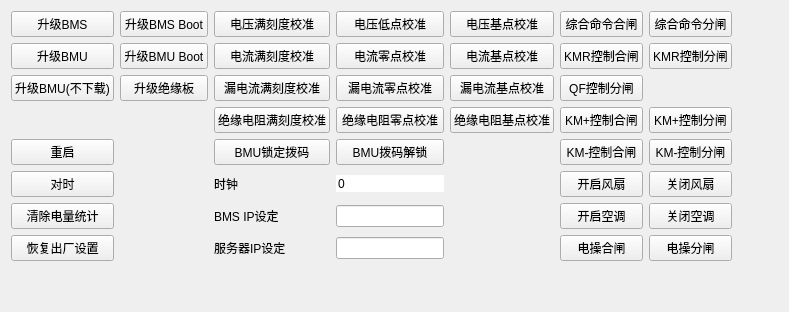
     <widget class="QWidget" name="tabCtrl">
      <attribute name="title">
       <string>系统控制</string>
      </attribute>
      <layout class="QGridLayout" name="gridLayout_6">
       <item row="4" column="3">
        <widget class="QPushButton" name="btnBMUUnlock">
         <property name="sizePolicy">
          <sizepolicy hsizetype="Preferred" vsizetype="Fixed">
           <horstretch>0</horstretch>
           <verstretch>0</verstretch>
          </sizepolicy>
         </property>
         <property name="text">
          <string>BMU拨码解锁</string>
         </property>
        </widget>
       </item>
       <item row="2" column="3">
        <widget class="QPushButton" name="btnIleakZeroAdj">
         <property name="sizePolicy">
          <sizepolicy hsizetype="Preferred" vsizetype="Fixed">
           <horstretch>0</horstretch>
           <verstretch>0</verstretch>
          </sizepolicy>
         </property>
         <property name="text">
          <string>漏电流零点校准</string>
         </property>
        </widget>
       </item>
       <item row="3" column="4">
        <widget class="QPushButton" name="btnRBaseAdj">
         <property name="sizePolicy">
          <sizepolicy hsizetype="Preferred" vsizetype="Fixed">
           <horstretch>0</horstretch>
           <verstretch>0</verstretch>
          </sizepolicy>
         </property>
         <property name="text">
          <string>绝缘电阻基点校准</string>
         </property>
        </widget>
       </item>
       <item row="0" column="7" rowspan="8">
        <spacer name="horizontalSpacer_2">
         <property name="orientation">
          <enum>Qt::Horizontal</enum>
         </property>
         <property name="sizeHint" stdset="0">
          <size>
           <width>40</width>
           <height>20</height>
          </size>
         </property>
        </spacer>
       </item>
       <item row="3" column="2">
        <widget class="QPushButton" name="btnRFullAdj">
         <property name="sizePolicy">
          <sizepolicy hsizetype="Preferred" vsizetype="Fixed">
           <horstretch>0</horstretch>
           <verstretch>0</verstretch>
          </sizepolicy>
         </property>
         <property name="text">
          <string>绝缘电阻满刻度校准</string>
         </property>
        </widget>
       </item>
       <item row="7" column="0">
        <widget class="QPushButton" name="btnResetDef">
         <property name="sizePolicy">
          <sizepolicy hsizetype="Preferred" vsizetype="Fixed">
           <horstretch>0</horstretch>
           <verstretch>0</verstretch>
          </sizepolicy>
         </property>
         <property name="text">
          <string>恢复出厂设置</string>
         </property>
        </widget>
       </item>
       <item row="2" column="1">
        <widget class="QPushButton" name="btnUpBMU_2">
         <property name="sizePolicy">
          <sizepolicy hsizetype="Preferred" vsizetype="Fixed">
           <horstretch>0</horstretch>
           <verstretch>0</verstretch>
          </sizepolicy>
         </property>
         <property name="text">
          <string>升级绝缘板</string>
         </property>
         <property name="default">
          <bool>false</bool>
         </property>
         <property name="flat">
          <bool>false</bool>
         </property>
        </widget>
       </item>
       <item row="8" column="0" colspan="8">
        <spacer name="verticalSpacer_3">
         <property name="orientation">
          <enum>Qt::Vertical</enum>
         </property>
         <property name="sizeHint" stdset="0">
          <size>
           <width>20</width>
           <height>40</height>
          </size>
         </property>
        </spacer>
       </item>
       <item row="2" column="0">
        <widget class="QPushButton" name="btnUpBMU">
         <property name="sizePolicy">
          <sizepolicy hsizetype="Preferred" vsizetype="Fixed">
           <horstretch>0</horstretch>
           <verstretch>0</verstretch>
          </sizepolicy>
         </property>
         <property name="text">
          <string>升级BMU(不下载)</string>
         </property>
         <property name="default">
          <bool>false</bool>
         </property>
         <property name="flat">
          <bool>false</bool>
         </property>
        </widget>
       </item>
       <item row="2" column="4">
        <widget class="QPushButton" name="btnIleakBaseAdj">
         <property name="sizePolicy">
          <sizepolicy hsizetype="Preferred" vsizetype="Fixed">
           <horstretch>0</horstretch>
           <verstretch>0</verstretch>
          </sizepolicy>
         </property>
         <property name="text">
          <string>漏电流基点校准</string>
         </property>
        </widget>
       </item>
       <item row="7" column="2">
        <widget class="QLabel" name="label_91">
         <property name="text">
          <string>服务器IP设定</string>
         </property>
        </widget>
       </item>
       <item row="1" column="1">
        <widget class="QPushButton" name="btnDownBMUBoot">
         <property name="sizePolicy">
          <sizepolicy hsizetype="Preferred" vsizetype="Fixed">
           <horstretch>0</horstretch>
           <verstretch>0</verstretch>
          </sizepolicy>
         </property>
         <property name="text">
          <string>升级BMU Boot</string>
         </property>
        </widget>
       </item>
       <item row="3" column="3">
        <widget class="QPushButton" name="btnRZeroAdj">
         <property name="sizePolicy">
          <sizepolicy hsizetype="Preferred" vsizetype="Fixed">
           <horstretch>0</horstretch>
           <verstretch>0</verstretch>
          </sizepolicy>
         </property>
         <property name="text">
          <string>绝缘电阻零点校准</string>
         </property>
        </widget>
       </item>
       <item row="6" column="2">
        <widget class="QLabel" name="label">
         <property name="text">
          <string>BMS IP设定</string>
         </property>
        </widget>
       </item>
       <item row="0" column="2">
        <widget class="QPushButton" name="btnUfullAdj">
         <property name="sizePolicy">
          <sizepolicy hsizetype="Preferred" vsizetype="Fixed">
           <horstretch>0</horstretch>
           <verstretch>0</verstretch>
          </sizepolicy>
         </property>
         <property name="text">
          <string>电压满刻度校准</string>
         </property>
        </widget>
       </item>
       <item row="1" column="3">
        <widget class="QPushButton" name="btnIZeroAdj">
         <property name="sizePolicy">
          <sizepolicy hsizetype="Preferred" vsizetype="Fixed">
           <horstretch>0</horstretch>
           <verstretch>0</verstretch>
          </sizepolicy>
         </property>
         <property name="text">
          <string>电流零点校准</string>
         </property>
        </widget>
       </item>
       <item row="4" column="0">
        <widget class="QPushButton" name="btnReboot">
         <property name="sizePolicy">
          <sizepolicy hsizetype="Preferred" vsizetype="Fixed">
           <horstretch>0</horstretch>
           <verstretch>0</verstretch>
          </sizepolicy>
         </property>
         <property name="text">
          <string>重启</string>
         </property>
        </widget>
       </item>
       <item row="0" column="1">
        <widget class="QPushButton" name="btnDownBMSBoot">
         <property name="sizePolicy">
          <sizepolicy hsizetype="Preferred" vsizetype="Fixed">
           <horstretch>0</horstretch>
           <verstretch>0</verstretch>
          </sizepolicy>
         </property>
         <property name="text">
          <string>升级BMS Boot</string>
         </property>
        </widget>
       </item>
       <item row="0" column="3">
        <widget class="QPushButton" name="btnUZeroAdj">
         <property name="sizePolicy">
          <sizepolicy hsizetype="Preferred" vsizetype="Fixed">
           <horstretch>0</horstretch>
           <verstretch>0</verstretch>
          </sizepolicy>
         </property>
         <property name="text">
          <string>电压低点校准</string>
         </property>
        </widget>
       </item>
       <item row="0" column="0">
        <widget class="QPushButton" name="btnDownBMS">
         <property name="sizePolicy">
          <sizepolicy hsizetype="Preferred" vsizetype="Fixed">
           <horstretch>0</horstretch>
           <verstretch>0</verstretch>
          </sizepolicy>
         </property>
         <property name="text">
          <string>升级BMS</string>
         </property>
        </widget>
       </item>
       <item row="2" column="2">
        <widget class="QPushButton" name="btnIleakFullAdj">
         <property name="sizePolicy">
          <sizepolicy hsizetype="Preferred" vsizetype="Fixed">
           <horstretch>0</horstretch>
           <verstretch>0</verstretch>
          </sizepolicy>
         </property>
         <property name="text">
          <string>漏电流满刻度校准</string>
         </property>
        </widget>
       </item>
       <item row="6" column="0">
        <widget class="QPushButton" name="btnClearEng">
         <property name="sizePolicy">
          <sizepolicy hsizetype="Preferred" vsizetype="Fixed">
           <horstretch>0</horstretch>
           <verstretch>0</verstretch>
          </sizepolicy>
         </property>
         <property name="text">
          <string>清除电量统计</string>
         </property>
        </widget>
       </item>
       <item row="6" column="3">
        <widget class="QLineEdit" name="lineEditIP">
         <property name="focusPolicy">
          <enum>Qt::StrongFocus</enum>
         </property>
         <property name="maxLength">
          <number>15</number>
         </property>
        </widget>
       </item>
       <item row="5" column="2">
        <widget class="QLabel" name="label_1">
         <property name="frameShape">
          <enum>QFrame::NoFrame</enum>
         </property>
         <property name="frameShadow">
          <enum>QFrame::Plain</enum>
         </property>
         <property name="text">
          <string>时钟</string>
         </property>
         <property name="textFormat">
          <enum>Qt::PlainText</enum>
         </property>
         <property name="scaledContents">
          <bool>false</bool>
         </property>
        </widget>
       </item>
       <item row="5" column="0">
        <widget class="QPushButton" name="btnTimeAdj">
         <property name="sizePolicy">
          <sizepolicy hsizetype="Preferred" vsizetype="Fixed">
           <horstretch>0</horstretch>
           <verstretch>0</verstretch>
          </sizepolicy>
         </property>
         <property name="text">
          <string>对时</string>
         </property>
        </widget>
       </item>
       <item row="1" column="0">
        <widget class="QPushButton" name="btnDownBMU">
         <property name="sizePolicy">
          <sizepolicy hsizetype="Preferred" vsizetype="Fixed">
           <horstretch>0</horstretch>
           <verstretch>0</verstretch>
          </sizepolicy>
         </property>
         <property name="text">
          <string>升级BMU</string>
         </property>
        </widget>
       </item>
       <item row="4" column="2">
        <widget class="QPushButton" name="btnBMULock">
         <property name="sizePolicy">
          <sizepolicy hsizetype="Preferred" vsizetype="Fixed">
           <horstretch>0</horstretch>
           <verstretch>0</verstretch>
          </sizepolicy>
         </property>
         <property name="text">
          <string>BMU锁定拨码</string>
         </property>
        </widget>
       </item>
       <item row="0" column="4">
        <widget class="QPushButton" name="btnUBaseAdj">
         <property name="sizePolicy">
          <sizepolicy hsizetype="Preferred" vsizetype="Fixed">
           <horstretch>0</horstretch>
           <verstretch>0</verstretch>
          </sizepolicy>
         </property>
         <property name="text">
          <string>电压基点校准</string>
         </property>
        </widget>
       </item>
       <item row="7" column="3">
        <widget class="QLineEdit" name="lineEditServIP">
         <property name="focusPolicy">
          <enum>Qt::StrongFocus</enum>
         </property>
         <property name="maxLength">
          <number>15</number>
         </property>
        </widget>
       </item>
       <item row="5" column="3">
        <widget class="MyTimeSpinBox" name="sysTime">
         <property name="wrapping">
          <bool>false</bool>
         </property>
         <property name="frame">
          <bool>false</bool>
         </property>
         <property name="readOnly">
          <bool>true</bool>
         </property>
         <property name="buttonSymbols">
          <enum>QAbstractSpinBox::NoButtons</enum>
         </property>
         <property name="specialValueText">
          <string/>
         </property>
         <property name="keyboardTracking">
          <bool>false</bool>
         </property>
         <property name="prefix">
          <string/>
         </property>
         <property name="suffix">
          <string/>
         </property>
         <property name="decimals">
          <number>0</number>
         </property>
         <property name="maximum">
          <double>10000000000000000000.000000000000000</double>
         </property>
        </widget>
       </item>
       <item row="1" column="2">
        <widget class="QPushButton" name="btnIFullAdj">
         <property name="sizePolicy">
          <sizepolicy hsizetype="Preferred" vsizetype="Fixed">
           <horstretch>0</horstretch>
           <verstretch>0</verstretch>
          </sizepolicy>
         </property>
         <property name="text">
          <string>电流满刻度校准</string>
         </property>
        </widget>
       </item>
       <item row="1" column="4">
        <widget class="QPushButton" name="btnIBaseAdj">
         <property name="sizePolicy">
          <sizepolicy hsizetype="Preferred" vsizetype="Fixed">
           <horstretch>0</horstretch>
           <verstretch>0</verstretch>
          </sizepolicy>
         </property>
         <property name="text">
          <string>电流基点校准</string>
         </property>
        </widget>
       </item>
       <item row="0" column="5">
        <widget class="QPushButton" name="btnAutoKMON">
         <property name="sizePolicy">
          <sizepolicy hsizetype="Preferred" vsizetype="Fixed">
           <horstretch>0</horstretch>
           <verstretch>0</verstretch>
          </sizepolicy>
         </property>
         <property name="text">
          <string>综合命令合闸</string>
         </property>
        </widget>
       </item>
       <item row="0" column="6">
        <widget class="QPushButton" name="btnAutoKMOFF">
         <property name="sizePolicy">
          <sizepolicy hsizetype="Preferred" vsizetype="Fixed">
           <horstretch>0</horstretch>
           <verstretch>0</verstretch>
          </sizepolicy>
         </property>
         <property name="text">
          <string>综合命令分闸</string>
         </property>
        </widget>
       </item>
       <item row="1" column="5">
        <widget class="QPushButton" name="btnKMRON">
         <property name="sizePolicy">
          <sizepolicy hsizetype="Preferred" vsizetype="Fixed">
           <horstretch>0</horstretch>
           <verstretch>0</verstretch>
          </sizepolicy>
         </property>
         <property name="text">
          <string>KMR控制合闸</string>
         </property>
        </widget>
       </item>
       <item row="1" column="6">
        <widget class="QPushButton" name="btnKMROFF">
         <property name="sizePolicy">
          <sizepolicy hsizetype="Preferred" vsizetype="Fixed">
           <horstretch>0</horstretch>
           <verstretch>0</verstretch>
          </sizepolicy>
         </property>
         <property name="text">
          <string>KMR控制分闸</string>
         </property>
        </widget>
       </item>
       <item row="2" column="5">
        <widget class="QPushButton" name="btnQFOFF">
         <property name="sizePolicy">
          <sizepolicy hsizetype="Preferred" vsizetype="Fixed">
           <horstretch>0</horstretch>
           <verstretch>0</verstretch>
          </sizepolicy>
         </property>
         <property name="text">
          <string>QF控制分闸</string>
         </property>
        </widget>
       </item>
       <item row="3" column="5">
        <widget class="QPushButton" name="btnKMPON">
         <property name="sizePolicy">
          <sizepolicy hsizetype="Preferred" vsizetype="Fixed">
           <horstretch>0</horstretch>
           <verstretch>0</verstretch>
          </sizepolicy>
         </property>
         <property name="text">
          <string>KM+控制合闸</string>
         </property>
        </widget>
       </item>
       <item row="3" column="6">
        <widget class="QPushButton" name="btnKMPOFF">
         <property name="sizePolicy">
          <sizepolicy hsizetype="Preferred" vsizetype="Fixed">
           <horstretch>0</horstretch>
           <verstretch>0</verstretch>
          </sizepolicy>
         </property>
         <property name="text">
          <string>KM+控制分闸</string>
         </property>
        </widget>
       </item>
       <item row="4" column="5">
        <widget class="QPushButton" name="btnKMNON">
         <property name="sizePolicy">
          <sizepolicy hsizetype="Preferred" vsizetype="Fixed">
           <horstretch>0</horstretch>
           <verstretch>0</verstretch>
          </sizepolicy>
         </property>
         <property name="text">
          <string>KM-控制合闸</string>
         </property>
        </widget>
       </item>
       <item row="4" column="6">
        <widget class="QPushButton" name="btnKMNOFF">
         <property name="sizePolicy">
          <sizepolicy hsizetype="Preferred" vsizetype="Fixed">
           <horstretch>0</horstretch>
           <verstretch>0</verstretch>
          </sizepolicy>
         </property>
         <property name="text">
          <string>KM-控制分闸</string>
         </property>
        </widget>
       </item>
       <item row="5" column="5">
        <widget class="QPushButton" name="btnFanON">
         <property name="sizePolicy">
          <sizepolicy hsizetype="Preferred" vsizetype="Fixed">
           <horstretch>0</horstretch>
           <verstretch>0</verstretch>
          </sizepolicy>
         </property>
         <property name="text">
          <string>开启风扇</string>
         </property>
        </widget>
       </item>
       <item row="5" column="6">
        <widget class="QPushButton" name="btnFanOFF">
         <property name="sizePolicy">
          <sizepolicy hsizetype="Preferred" vsizetype="Fixed">
           <horstretch>0</horstretch>
           <verstretch>0</verstretch>
          </sizepolicy>
         </property>
         <property name="text">
          <string>关闭风扇</string>
         </property>
        </widget>
       </item>
       <item row="6" column="5">
        <widget class="QPushButton" name="btnAcON">
         <property name="sizePolicy">
          <sizepolicy hsizetype="Preferred" vsizetype="Fixed">
           <horstretch>0</horstretch>
           <verstretch>0</verstretch>
          </sizepolicy>
         </property>
         <property name="text">
          <string>开启空调</string>
         </property>
        </widget>
       </item>
       <item row="6" column="6">
        <widget class="QPushButton" name="btnAcOFF">
         <property name="sizePolicy">
          <sizepolicy hsizetype="Preferred" vsizetype="Fixed">
           <horstretch>0</horstretch>
           <verstretch>0</verstretch>
          </sizepolicy>
         </property>
         <property name="text">
          <string>关闭空调</string>
         </property>
        </widget>
       </item>
       <item row="7" column="5">
        <widget class="QPushButton" name="btnResON">
         <property name="sizePolicy">
          <sizepolicy hsizetype="Preferred" vsizetype="Fixed">
           <horstretch>0</horstretch>
           <verstretch>0</verstretch>
          </sizepolicy>
         </property>
         <property name="text">
          <string>电操合闸</string>
         </property>
        </widget>
       </item>
       <item row="7" column="6">
        <widget class="QPushButton" name="btnResOFF">
         <property name="sizePolicy">
          <sizepolicy hsizetype="Preferred" vsizetype="Fixed">
           <horstretch>0</horstretch>
           <verstretch>0</verstretch>
          </sizepolicy>
         </property>
         <property name="text">
          <string>电操分闸</string>
         </property>
        </widget>
       </item>
      </layout>
     </widget>
